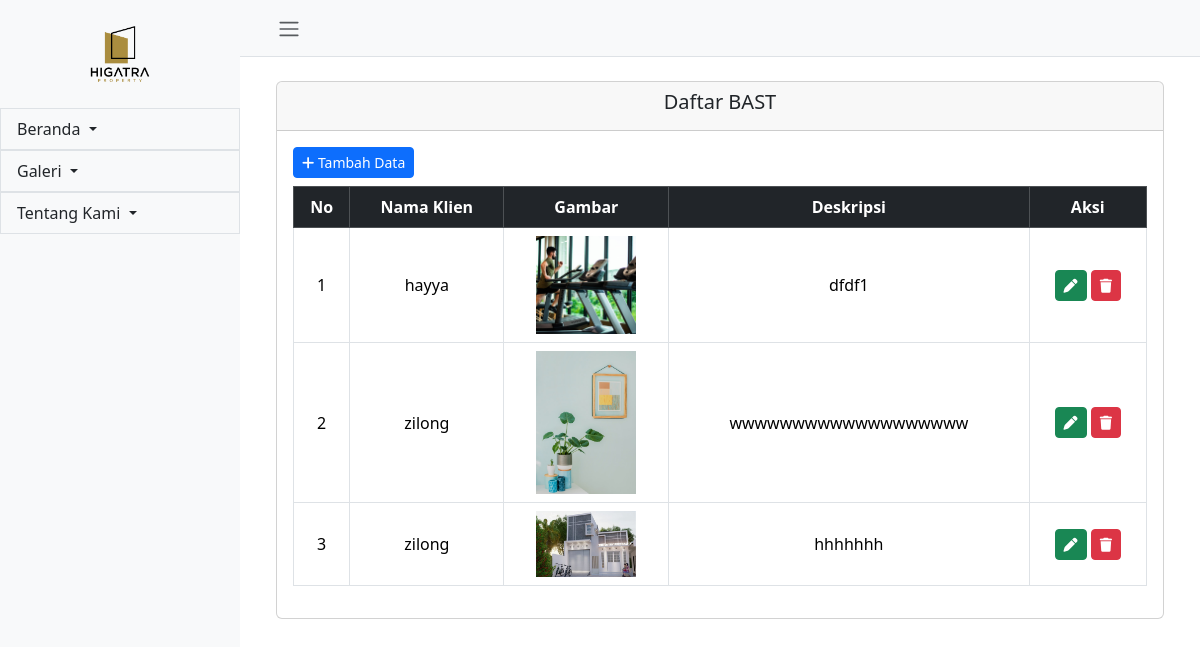
Screenshot of /admin/bast/index.php with the database file from the repository.
### tables this page shows
CREATE TABLE `bast` (
  `id` int(11) NOT NULL,
  `id_klien` int(11) DEFAULT NULL,
  `gambar` varchar(255) DEFAULT NULL,
  `deskripsi` text DEFAULT NULL
);

CREATE TABLE `testimonials` (
  `id` int(11) NOT NULL,
  `nama` varchar(255) NOT NULL,
  `profesi` varchar(255) NOT NULL,
  `deskripsi` text NOT NULL,
  `gambar` varchar(255) NOT NULL
);

### admin/bast/index.php (the view)
<?php
include '../../kon/koneksi.php';
$query = "SELECT bast.id, testimonials.nama, bast.gambar, bast.deskripsi
          FROM bast
          JOIN testimonials ON bast.id_klien = testimonials.id";
$result = mysqli_query($conn, $query);
?>
<?php include "../layout/header-admin.php";
?>
<div class="card m-4">
    <div class="card-header text-center">
        <h5>Daftar BAST</h5>
    </div>
    <div class="card-body">
        <a href="tambah.php" class="btn btn-primary btn-sm mb-2"><i class="fa-solid fa-plus"></i> Tambah Data</a>
        <div class="table-responsive">
            <table class="table table-bordered table-hover text-center">
                <thead class="table-dark">
                    <tr>
                        <th>No</th>
                        <th>Nama Klien</th>
                        <th>Gambar</th>
                        <th>Deskripsi</th>
                        <th>Aksi</th>
                    </tr>
                </thead>
                <tbody>
                    <?php $no = 1;
                    while ($row = mysqli_fetch_assoc($result)): ?>
                        <tr class="align-middle">
                            <td><?= $no++; ?></td>
                            <td><?= $row['nama']; ?></td>
                            <td><img src="../../images/bast/<?= $row['gambar']; ?>" width="100"></td>
                            <td><?= $row['deskripsi']; ?></td>
                            <td>
                                <a href="edit.php?id=<?= $row['id']; ?>" class="btn btn-success btn-sm"><i class="fa-solid fa-pen"></i></a>
                                <a href="hapus.php?id=<?= $row['id']; ?>" onclick="return confirm('Yakin ingin menghapus?')" class="btn btn-danger btn-sm"><i class="fa-solid fa-trash"></i></a>
                            </td>
                        </tr>
                    <?php endwhile; ?>
                </tbody>
            </table>
        </div>
    </div>
</div>
<?php include "../layout/footer-admin.php";
?>

### rows the page displays
bast: id_klien.nama "hayya", gambar (picture), deskripsi "dfdf1"
bast: id_klien.nama "zilong", gambar (picture), deskripsi "wwwwwwwwwwwwwwwwwww"
bast: id_klien.nama "zilong", gambar (picture), deskripsi "hhhhhhh"
